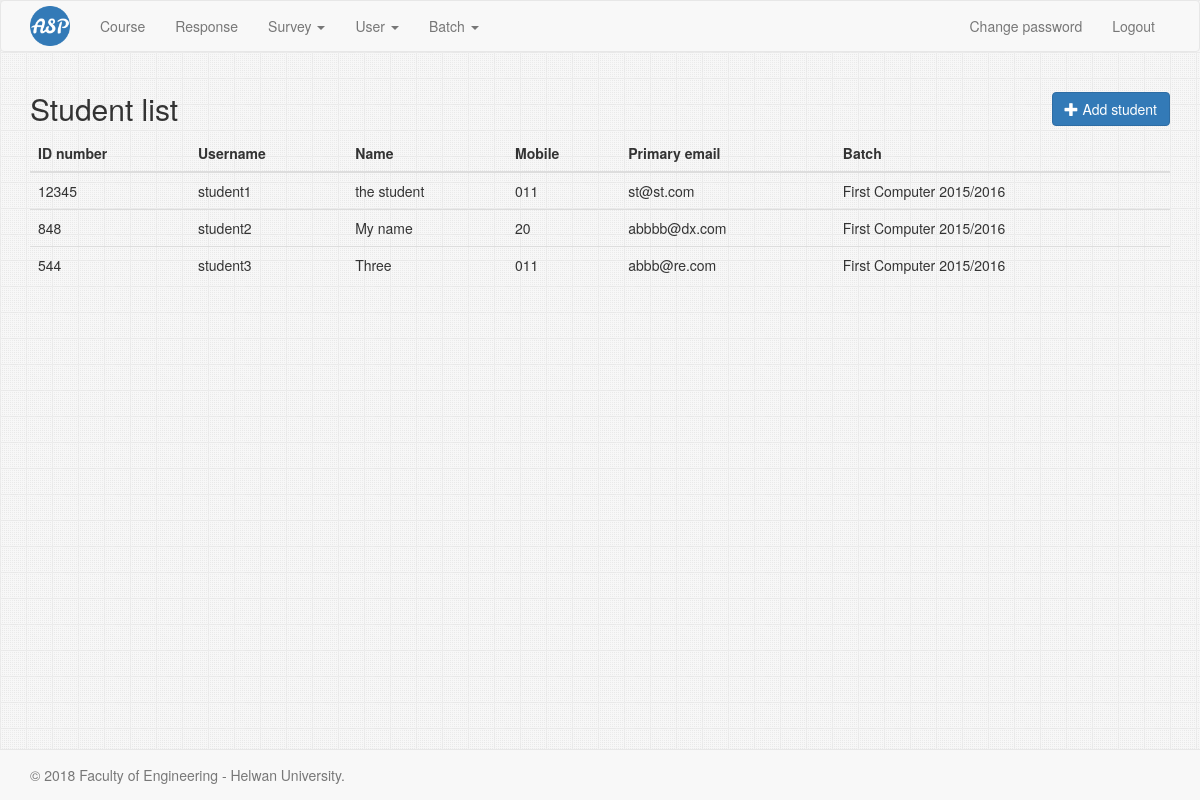
The page /student/list (signed in) on the database its author committed.
### Student/models.py (models this page shows, shortened)
class Student(models.Model):
    user = models.OneToOneField(
        settings.AUTH_USER_MODEL,
        primary_key=True,
        on_delete=models.CASCADE,
    )
    secondary_email = models.EmailField(
        max_length=100,
    )
    FRESH = 'fr'
    GRADUATED = 'gr'
    OTHER = 'ot'
    STATUS_CHOICES = (
        (FRESH, 'Fresh'),
        (GRADUATED, 'Graduated'),
        (OTHER, 'Other'),
    )
    status = models.CharField(
        max_length=2,
        choices=STATUS_CHOICES,
        default=FRESH,
    )
    academic_year = models.ForeignKey(
        AcademicYear,
        related_name='students',
    )
    educational_year = models.ForeignKey(
        EducationalYear,
        related_name='students',
    )
    department = models.ForeignKey(
        Department,
        related_name='students',
    )
    courses = models.ManyToManyField(
        Course,
        related_name='students',
    )

### Home/models.py (models this page shows)
class User(AbstractUser):
    id_number = models.BigIntegerField(
        unique=True,
        verbose_name='ID number',
    )
    name = models.CharField(
        max_length=300,
    )
    email = models.EmailField(
        max_length=254,
        unique=True,
    )
    mobile_number = models.CharField(
        max_length=15,
    )
    is_admin = models.BooleanField(
        default=False,
    )
    is_professor = models.BooleanField(
        default=False,
    )
    is_student = models.BooleanField(
        default=False,
    )

### AcademicYear/models.py (models this page shows)
class AcademicYear(models.Model):
    year = models.CharField(
        max_length=2,
        choices=YEAR_CHOICES,
        default=PREPARATORY,
        unique=True,
    )
    def __str__(self):
        return dict(YEAR_CHOICES).get(self.year)

### Department/models.py (models this page shows)
class Department(models.Model):
    name = models.CharField(
        max_length=200,
        unique=True,
    )
    def __str__(self):
        return self.name

### EducationalYear/models.py (models this page shows)
class EducationalYear(models.Model):
    start_year = models.PositiveSmallIntegerField()
    end_year = models.PositiveSmallIntegerField()
    class Meta:
        unique_together = (
            'start_year',
            'end_year',
        )
    def __str__(self):
        return '%d/%d' % (self.start_year, self.end_year)

### Student/views.py (the view)
@method_decorator([login_required, admin_required], name='dispatch')
class StudentList(ListView):
    model = Student
    template_name = 'Student/student_list.html'

### Student/templates/Student/student_list.html (shortened to what this page needs)
{% extends 'base.html' %}
{% block content %}
    <h2>
    Student list
    <a href="{% url 'student:create' %}" class="btn btn-primary pull-right">
      <span class="glyphicon glyphicon-plus"></span> Add student
    </a>
    </h2>
    <table class="table table-hover">
    <thead>
        <tr>
            <th>ID number</th>
            <th>Username</th>
            <th>Name</th>
            <th>Mobile</th>
            <th>Primary email</th>
            <th>Batch</th>
        </tr>
    </thead>
    <tbody data-link="row" class="rowlink">
        {% for student in student_list %}
            <tr>
            <td><a href="{% url 'student:read' student.user.id_number %}">{{ student.user.id_number }}</a></td>
            <td>{{ student.user.username }}</td>
            <td>{{ student.user.name }}</td>
            <td>{{ student.user.mobile_number }}</td>
            <td>{{ student.user.email }}</td>
            <td>{{ student.academic_year }} {{ student.department }} {{ student.educational_year }}</td>
        </tr>
        {% empty %}
        <tr>
            <td colspan="6" class="text-center">No result</td>
        </tr>
        {% endfor %}
    </tbody>
    </table>
{% endblock %}

### common-static/css/main.css (style rules this page uses)
html { position: relative; min-height: 100%; }
body { margin-bottom: 60px; }

### rows shown on the page
Student: user.id_number "12345", user.username "student1", user.name "the student", user.mobile_number "011", user.email "st@st.com", academic_year "First", department "Computer", educational_year "2015/2016"
Student: user.id_number "848", user.username "student2", user.name "My name", user.mobile_number "20", user.email "abbbb@dx.com", academic_year "First", department "Computer", educational_year "2015/2016"
Student: user.id_number "544", user.username "student3", user.name "Three", user.mobile_number "011", user.email "abbb@re.com", academic_year "First", department "Computer", educational_year "2015/2016"
